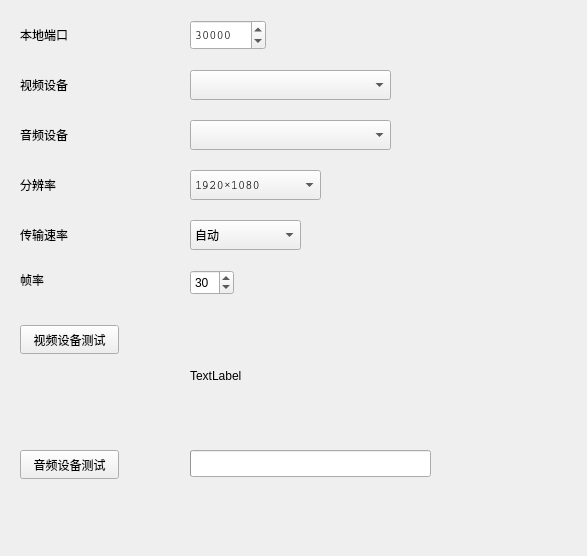
<?xml version="1.0" encoding="UTF-8"?>
<ui version="4.0">
 <class>SettingWindow</class>
 <widget class="QWidget" name="SettingWindow">
  <property name="geometry">
   <rect>
    <x>0</x>
    <y>0</y>
    <width>587</width>
    <height>556</height>
   </rect>
  </property>
  <property name="windowTitle">
   <string>Form</string>
  </property>
  <widget class="QProgressBar" name="micVolumeBar">
   <property name="geometry">
    <rect>
     <x>190</x>
     <y>450</y>
     <width>241</width>
     <height>27</height>
    </rect>
   </property>
   <property name="value">
    <number>0</number>
   </property>
   <property name="format">
    <string/>
   </property>
  </widget>
  <widget class="QPushButton" name="testVideoButton">
   <property name="geometry">
    <rect>
     <x>20</x>
     <y>325</y>
     <width>99</width>
     <height>29</height>
    </rect>
   </property>
   <property name="text">
    <string>视频设备测试</string>
   </property>
  </widget>
  <widget class="QLabel" name="label_9">
   <property name="geometry">
    <rect>
     <x>20</x>
     <y>220</y>
     <width>150</width>
     <height>30</height>
    </rect>
   </property>
   <property name="minimumSize">
    <size>
     <width>150</width>
     <height>30</height>
    </size>
   </property>
   <property name="maximumSize">
    <size>
     <width>150</width>
     <height>50</height>
    </size>
   </property>
   <property name="font">
    <font>
     <family>Courier</family>
    </font>
   </property>
   <property name="text">
    <string>传输速率</string>
   </property>
  </widget>
  <widget class="QSpinBox" name="fpsSpinBox">
   <property name="geometry">
    <rect>
     <x>190</x>
     <y>270</y>
     <width>44</width>
     <height>25</height>
    </rect>
   </property>
   <property name="minimum">
    <number>15</number>
   </property>
   <property name="maximum">
    <number>60</number>
   </property>
   <property name="value">
    <number>30</number>
   </property>
  </widget>
  <widget class="QComboBox" name="audiodeviceComboBox">
   <property name="geometry">
    <rect>
     <x>190</x>
     <y>120</y>
     <width>201</width>
     <height>30</height>
    </rect>
   </property>
   <property name="minimumSize">
    <size>
     <width>0</width>
     <height>30</height>
    </size>
   </property>
   <property name="font">
    <font>
     <family>Courier</family>
    </font>
   </property>
  </widget>
  <widget class="QLabel" name="label_13">
   <property name="geometry">
    <rect>
     <x>20</x>
     <y>270</y>
     <width>30</width>
     <height>20</height>
    </rect>
   </property>
   <property name="text">
    <string>帧率</string>
   </property>
  </widget>
  <widget class="QLabel" name="label_4">
   <property name="geometry">
    <rect>
     <x>20</x>
     <y>170</y>
     <width>150</width>
     <height>30</height>
    </rect>
   </property>
   <property name="minimumSize">
    <size>
     <width>150</width>
     <height>30</height>
    </size>
   </property>
   <property name="maximumSize">
    <size>
     <width>50</width>
     <height>150</height>
    </size>
   </property>
   <property name="font">
    <font>
     <family>Courier</family>
    </font>
   </property>
   <property name="text">
    <string>分辨率</string>
   </property>
  </widget>
  <widget class="QLabel" name="label_8">
   <property name="geometry">
    <rect>
     <x>20</x>
     <y>120</y>
     <width>150</width>
     <height>30</height>
    </rect>
   </property>
   <property name="minimumSize">
    <size>
     <width>150</width>
     <height>30</height>
    </size>
   </property>
   <property name="maximumSize">
    <size>
     <width>50</width>
     <height>150</height>
    </size>
   </property>
   <property name="font">
    <font>
     <family>Courier</family>
    </font>
   </property>
   <property name="text">
    <string>音频设备</string>
   </property>
  </widget>
  <widget class="QComboBox" name="bitrateComboBox">
   <property name="geometry">
    <rect>
     <x>190</x>
     <y>220</y>
     <width>111</width>
     <height>30</height>
    </rect>
   </property>
   <property name="minimumSize">
    <size>
     <width>0</width>
     <height>30</height>
    </size>
   </property>
   <property name="font">
    <font>
     <family>Courier</family>
    </font>
   </property>
   <item>
    <property name="text">
     <string>自动</string>
    </property>
   </item>
   <item>
    <property name="text">
     <string>2048Kbit/s</string>
    </property>
   </item>
   <item>
    <property name="text">
     <string>1024Kbit/s</string>
    </property>
   </item>
   <item>
    <property name="text">
     <string>512kbit/s</string>
    </property>
   </item>
   <item>
    <property name="text">
     <string>256Kbit/s</string>
    </property>
   </item>
  </widget>
  <widget class="QComboBox" name="videoQualityComboBox">
   <property name="geometry">
    <rect>
     <x>190</x>
     <y>170</y>
     <width>131</width>
     <height>30</height>
    </rect>
   </property>
   <property name="minimumSize">
    <size>
     <width>0</width>
     <height>30</height>
    </size>
   </property>
   <property name="font">
    <font>
     <family>Courier</family>
    </font>
   </property>
   <item>
    <property name="text">
     <string>1920×1080</string>
    </property>
   </item>
   <item>
    <property name="text">
     <string>1280×768</string>
    </property>
   </item>
   <item>
    <property name="text">
     <string>1440x900</string>
    </property>
   </item>
   <item>
    <property name="text">
     <string>600x400</string>
    </property>
   </item>
  </widget>
  <widget class="QSpinBox" name="portSpinBox">
   <property name="geometry">
    <rect>
     <x>190</x>
     <y>20</y>
     <width>76</width>
     <height>30</height>
    </rect>
   </property>
   <property name="minimumSize">
    <size>
     <width>0</width>
     <height>30</height>
    </size>
   </property>
   <property name="font">
    <font>
     <family>Courier</family>
    </font>
   </property>
   <property name="minimum">
    <number>1025</number>
   </property>
   <property name="maximum">
    <number>65520</number>
   </property>
   <property name="value">
    <number>30000</number>
   </property>
  </widget>
  <widget class="QComboBox" name="videoDeviceComboBox">
   <property name="geometry">
    <rect>
     <x>190</x>
     <y>70</y>
     <width>201</width>
     <height>30</height>
    </rect>
   </property>
   <property name="minimumSize">
    <size>
     <width>0</width>
     <height>30</height>
    </size>
   </property>
   <property name="font">
    <font>
     <family>Courier</family>
    </font>
   </property>
  </widget>
  <widget class="QLabel" name="label">
   <property name="geometry">
    <rect>
     <x>20</x>
     <y>20</y>
     <width>150</width>
     <height>30</height>
    </rect>
   </property>
   <property name="minimumSize">
    <size>
     <width>150</width>
     <height>30</height>
    </size>
   </property>
   <property name="maximumSize">
    <size>
     <width>150</width>
     <height>50</height>
    </size>
   </property>
   <property name="font">
    <font>
     <family>Courier</family>
    </font>
   </property>
   <property name="text">
    <string>本地端口</string>
   </property>
  </widget>
  <widget class="QLabel" name="label_7">
   <property name="geometry">
    <rect>
     <x>20</x>
     <y>70</y>
     <width>150</width>
     <height>30</height>
    </rect>
   </property>
   <property name="minimumSize">
    <size>
     <width>150</width>
     <height>30</height>
    </size>
   </property>
   <property name="maximumSize">
    <size>
     <width>50</width>
     <height>150</height>
    </size>
   </property>
   <property name="font">
    <font>
     <family>Courier</family>
    </font>
   </property>
   <property name="text">
    <string>视频设备</string>
   </property>
  </widget>
  <widget class="QPushButton" name="testAudioButton">
   <property name="geometry">
    <rect>
     <x>20</x>
     <y>450</y>
     <width>99</width>
     <height>29</height>
    </rect>
   </property>
   <property name="text">
    <string>音频设备测试</string>
   </property>
  </widget>
  <widget class="QLabel" name="label_2">
   <property name="geometry">
    <rect>
     <x>190</x>
     <y>320</y>
     <width>241</width>
     <height>111</height>
    </rect>
   </property>
   <property name="text">
    <string>TextLabel</string>
   </property>
  </widget>
 </widget>
 <resources/>
 <connections/>
</ui>
